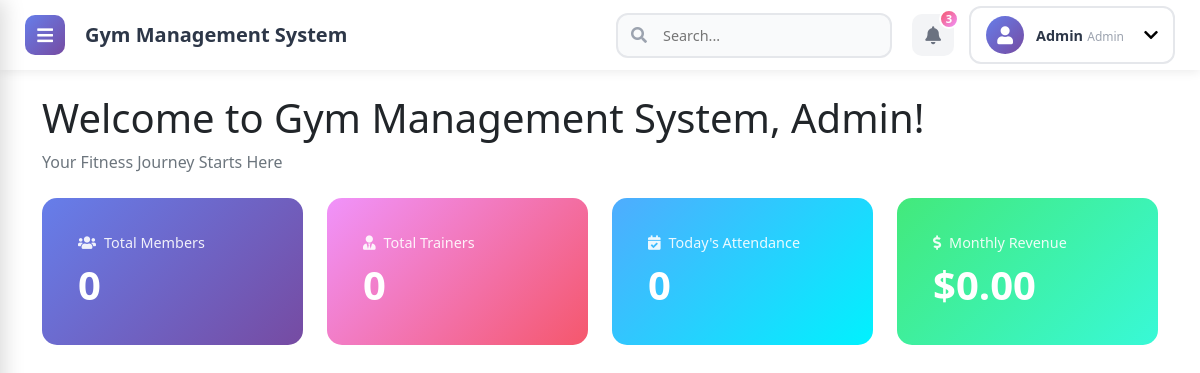
The page /dashboard.php (signed in) on the database as committed earlier.
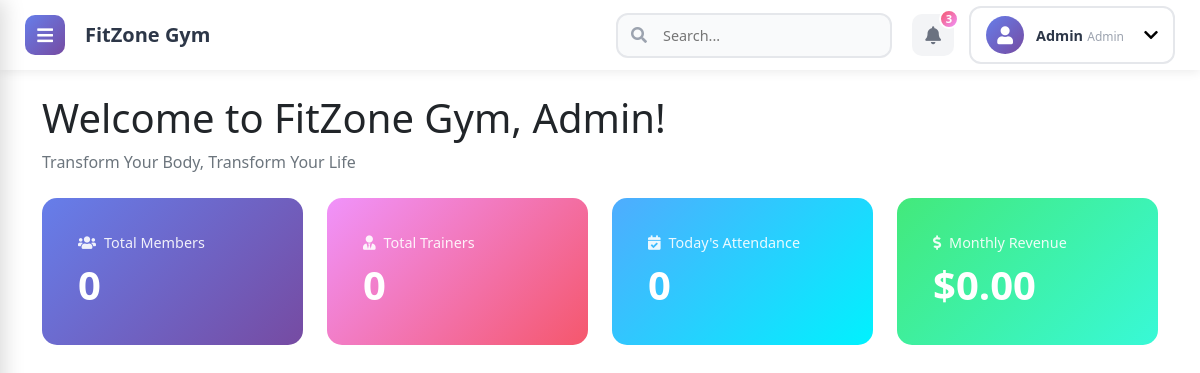
The same page on the database as committed later.
### tables this page shows
CREATE TABLE settings (
    id INT AUTO_INCREMENT PRIMARY KEY,
    gym_name VARCHAR(100) NOT NULL,
    tagline VARCHAR(255),
    contact VARCHAR(20),
    address TEXT,
    email VARCHAR(100),
    logo VARCHAR(255)
);

### includes/config.php (called while the page is built, shortened)
<?php
require_once 'db.php';
function get_gym_settings() {
    global $conn;
    $result = $conn->query("SELECT * FROM settings LIMIT 1");
    if ($result && $result->num_rows > 0) {
        return $result->fetch_assoc();
    }
    return [
        'gym_name' => 'Gym Management System',
        'tagline' => 'Your Fitness Journey Starts Here',
        'contact' => '',
        'address' => '',
        'email' => '',
        'logo' => ''
    ];
}
function get_gym_name() {
    $settings = get_gym_settings();
    return $settings['gym_name'];
}
function get_gym_tagline() {
    $settings = get_gym_settings();
    return $settings['tagline'];
}
function get_user_role() {
    return $_SESSION['user_role'] ?? null;
}
?>

### dashboard.php (the view, shortened to what the changed rows need)
<?php
require_once 'includes/config.php';
$user_role = get_user_role();
$user_name = $_SESSION['user_name'];
$stats = [];
if ($user_role == 'admin') {
    $result = $conn->query("SELECT COUNT(*) as total FROM members");
    $stats['members'] = $result->fetch_assoc()['total'];
    $result = $conn->query("SELECT COUNT(*) as total FROM trainers");
    $stats['trainers'] = $result->fetch_assoc()['total'];
    $today = date('Y-m-d');
    $result = $conn->query("SELECT COUNT(*) as total FROM attendance WHERE date = '$today'");
    $stats['attendance'] = $result->fetch_assoc()['total'];
    $current_month = date('Y-m');
    $result = $conn->query("SELECT SUM(amount) as total FROM payments WHERE DATE_FORMAT(payment_date, '%Y-%m') = '$current_month'");
    $stats['revenue'] = $result->fetch_assoc()['total'] ?? 0;
}
?>
<!DOCTYPE html>
<html lang="en">
<head>
    <link href="https://cdn.jsdelivr.net/npm/bootstrap@5.1.3/dist/css/bootstrap.min.css" rel="stylesheet">
    <link rel="stylesheet" href="https://cdnjs.cloudflare.com/ajax/libs/font-awesome/5.15.4/css/all.min.css">
    <link href="<?php echo SITE_URL; ?>assets/css/style.css" rel="stylesheet">
</head>
<body>
    <div class="main-wrapper">
    <?php include 'includes/header.php'; ?>
    <div class="page-content">
        <div class="container mt-4">
            <h1>Welcome to <?php echo get_gym_name(); ?>, <?php echo $user_name; ?>!</h1>
            <?php if (get_gym_tagline()): ?>
                <p class="text-muted"><?php echo get_gym_tagline(); ?></p>
            <?php endif; ?>
            <div class="row mt-4">
                <?php if ($user_role == 'admin'): ?>
                    <div class="col-md-3 mb-4">
                        <div class="stats-card text-white">
                            <div class="card-body">
                                <h2><?php echo $stats['members']; ?></h2>
                            </div>
                        </div>
                    </div>
                    <div class="col-md-3 mb-4">
                        <div class="stats-card text-white" style="background: linear-gradient(135deg, #f093fb 0%, #f5576c 100%);">
                            <div class="card-body">
                                <h2><?php echo $stats['trainers']; ?></h2>
                            </div>
                        </div>
                    </div>
                    <div class="col-md-3 mb-4">
                        <div class="stats-card text-white" style="background: linear-gradient(135deg, #4facfe 0%, #00f2fe 100%);">
                            <div class="card-body">
                                <h2><?php echo $stats['attendance']; ?></h2>
                            </div>
                        </div>
                    </div>
                    <div class="col-md-3 mb-4">
                        <div class="stats-card text-white" style="background: linear-gradient(135deg, #43e97b 0%, #38f9d7 100%);">
                            <div class="card-body">
                                <h2>$<?php echo number_format($stats['revenue'], 2); ?></h2>
                            </div>
                        </div>
                    </div>
                <?php endif; ?>
            </div>
        </div>
    </div>
    </div>
</body>
</html>

### includes/header.php (shortened to what the changed rows need)
<header class="modern-header">
    <div class="header-container">
        <div class="header-left">
            <div class="header-brand d-none d-lg-block">
                <h5 class="mb-0"><?php echo get_gym_name(); ?></h5>
            </div>
        </div>
    </div>
</header>

Rows that differ between the two databases and show on the page:
added settings: gym_name "FitZone Gym", tagline "Transform Your Body, Transform Your Life"
Other text that changed with them:
get_gym_name(): "Gym Management System" → (not shown)
get_gym_tagline(): "Your Fitness Journey Starts Here" → (not shown)
